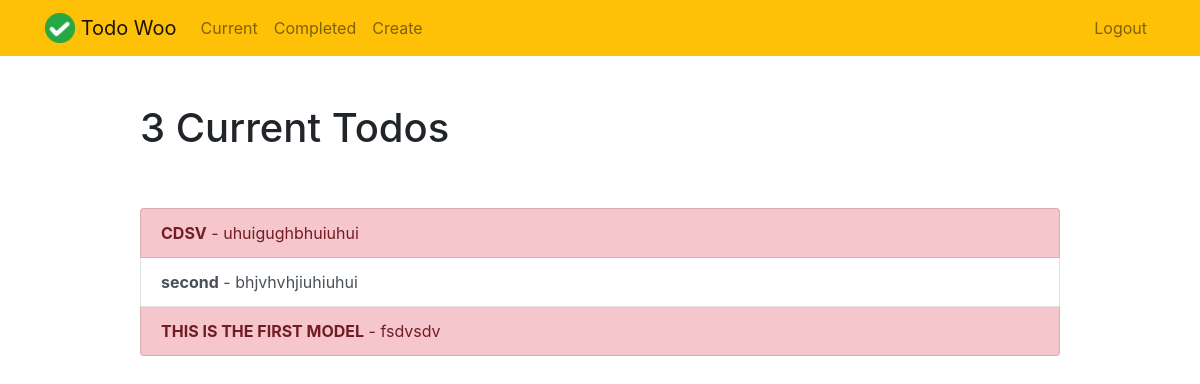
/current/ (signed in), run on the app's committed database.
### todo/models.py (models this page shows, shortened)
class Todo(models.Model):
    title = models.CharField(max_length=100)
    memo = models.TextField(blank=True)
    created = models.DateTimeField(auto_now_add=True)
    datecompleted = models.DateTimeField(null = True, blank = True)
    important = models.BooleanField(default=False)
    user = models.ForeignKey(User, on_delete=models.CASCADE)

### todo/views.py (the view)
# urls.py: path('current/', views.currenttodos , name='currenttodos'),
@login_required
def currenttodos(request):
    todos = Todo.objects.filter(user=request.user, datecompleted__isnull=True)
    return render(request, 'todo/currenttodos.html', {'todos': todos} )

### todo/templates/todo/currenttodos.html
{% extends "todo/base.html" %}
{% block content %}
    <div class="row justify-content-center mt-5">
        <div class="col-md-10">
            {% if todos %}
                 <h1>{{ todos.count }} Current Todo{{ todos.count|pluralize }}</h1>
            {% else %}
                           <h1>Current Todos</h1>
            {% endif %}
        </div>
    </div>
    <div class="row justify-content-center mt-5">
        <div class="col-md-10">
        {% if todos %}
            <div class="list-group">
                {% for todo in todos %}
                    <a href="{% url 'viewtodo' todo.id %}" class="list-group-item list-group-item-action{% if todo.important %} list-group-item-danger{% endif %}"><b>{{ todo.title }}</b>{% if todo.memo %} - {{ todo.memo|truncatechars:30 }}{% endif %}</a>
                {% endfor %}
            </div>
        {% else %}
            <div class="text-center">
                <h2>Looks like you don't have any todos! Nice work.</h2>
            <br>
            <a role="button" class="btn btn-primary" href="{% url 'createtodo' %}">New Todo</a>
            </div>
        {% endif %}
        </div>
    </div>
{% endblock %}

### data on the page
Todo: title "CDSV", memo "uhuigughbhuiuhui"
Todo: title "second", memo "bhjvhvhjiuhiuhui"
Todo: title "THIS IS THE FIRST MODEL", memo "fsdvsdv"

### other printed values
{{ todos.count }} "3"
